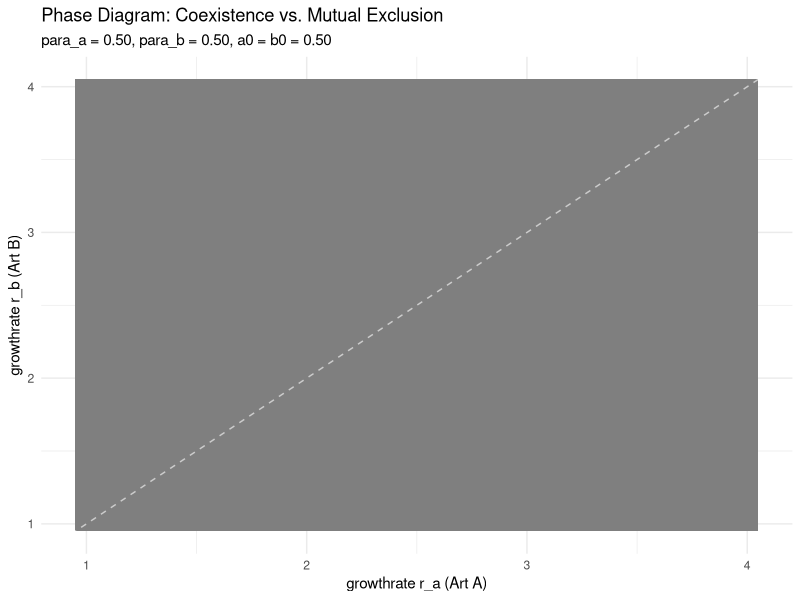
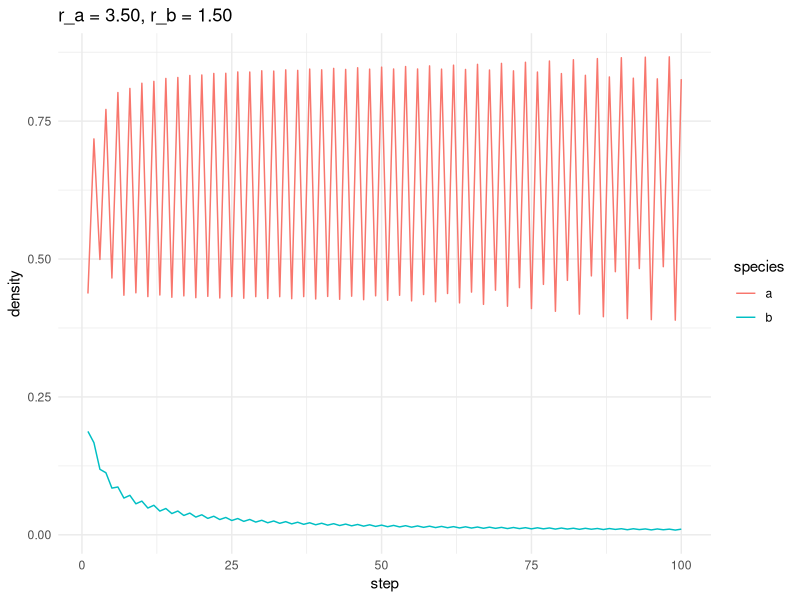

R code for these plots, in order:
library(ggplot2)
library(tidyr)
library(dplyr)


#here I changed something!

# A <-> B


#parameters

para_a = 0.5 #how much influence has species a on species b
para_b = 0.5 #how much influence has species b on species a
#growth rate of species b
n_steps <- 500      # Total time steps
n_keep <- 100       # How many steps to keep for plotting (after transients)
a_0 <- 0.5          # Initial population density for a
b_0 <- 0.5          # Initial population density for b


eps <- 1e-3     # thresholde


r_range <- seq(1, 4, 0.1)   # Growth rate, used identically for A and B

# --- single simulation for a fixed (r_a, r_b) pair ---

simulate_pair <- function(r_a, r_b) {
  a <- a_0
  b <- b_0
  
  a_hist <- numeric(n_keep)
  b_hist <- numeric(n_keep)
  keep_start <- n_steps - n_keep
  
  for (i in 1:n_steps) {
    a_new <- r_a * a * (1 - a - para_b * b)
    b_new <- r_b * b * (1 - b - para_a * a)
    
    a <- max(a_new, 0)
    b <- max(b_new, 0)
    
    if (i > keep_start) {
      idx <- i - keep_start
      a_hist[idx] <- a
      b_hist[idx] <- b
    }
  }
  
  list(a_hist = a_hist, b_hist = b_hist)
}

# --- classification ---
classify_outcome <- function(a_hist, b_hist) {
  a_extinct <- max(a_hist) < eps
  b_extinct <- max(b_hist) < eps
  
  if (a_extinct && b_extinct) {
    "Beide sterben aus"
  } else if (a_extinct) {
    "Nur B überlebt"
  } else if (b_extinct) {
    "Nur A überlebt"
  } else {
    "Koexistenz"
  }
}

# --- Parameterraster (r_a, r_b) ---
results <- expand.grid(r_a = r_range, r_b = r_range)
results$outcome <- NA_character_

for (k in seq_len(nrow(results))) {
  sim <- simulate_pair(results$r_a[k], results$r_b[k])
  results$outcome[k] <- classify_outcome(sim$a_hist, sim$b_hist)
}

results$outcome <- factor(
  results$outcome,
  levels = c("Koexistenz", "Nur A überlebt", "Nur B überlebt", "Beide sterben aus")
)

# --- Phasendiagramm ---
p <- ggplot(results, aes(x = r_a, y = r_b, fill = outcome)) +
  geom_tile() +
  scale_fill_manual(values = c(
    "coexistenz"        = "#7FFF00",
    "Only A survived"    = "#3182bd",
    "Only b survived"    = "#BF3EFF",
    "both die" = "#de2d26"
  )) +
  geom_abline(slope = 1, intercept = 0, linetype = "dashed", color = "white", alpha = 0.6) +
  labs(
    title = "Phase Diagram: Coexistence vs. Mutual Exclusion",
    subtitle = sprintf("para_a = %.2f, para_b = %.2f, a0 = b0 = %.2f", para_a, para_b, a_0),
    x = "growthrate r_a (Art A)",
    y = "growthrate r_b (Art B)",
    fill = "results"
  ) +
  theme_minimal()

print(p)

# --- Test simulation  ---
plot_trajectory <- function(r_a, r_b, steps = 100) {
  a <- a_0; b <- b_0
  a_traj <- numeric(steps); b_traj <- numeric(steps)
  for (i in 1:steps) {
    a_new <- r_a * a * (1 - a - para_b * b)
    b_new <- r_b * b * (1 - b - para_a * a)
    a <- max(a_new, 0); b <- max(b_new, 0)
    a_traj[i] <- a; b_traj[i] <- b
  }
  df <- data.frame(step = 1:steps, a = a_traj, b = b_traj) %>%
    pivot_longer(-step, names_to = "species", values_to = "density")
  ggplot(df, aes(x = step, y = density, color = species)) +
    geom_line() + theme_minimal() +
    labs(title = sprintf("r_a = %.2f, r_b = %.2f", r_a, r_b))
}
plot_trajectory(3.5, 1.5)
